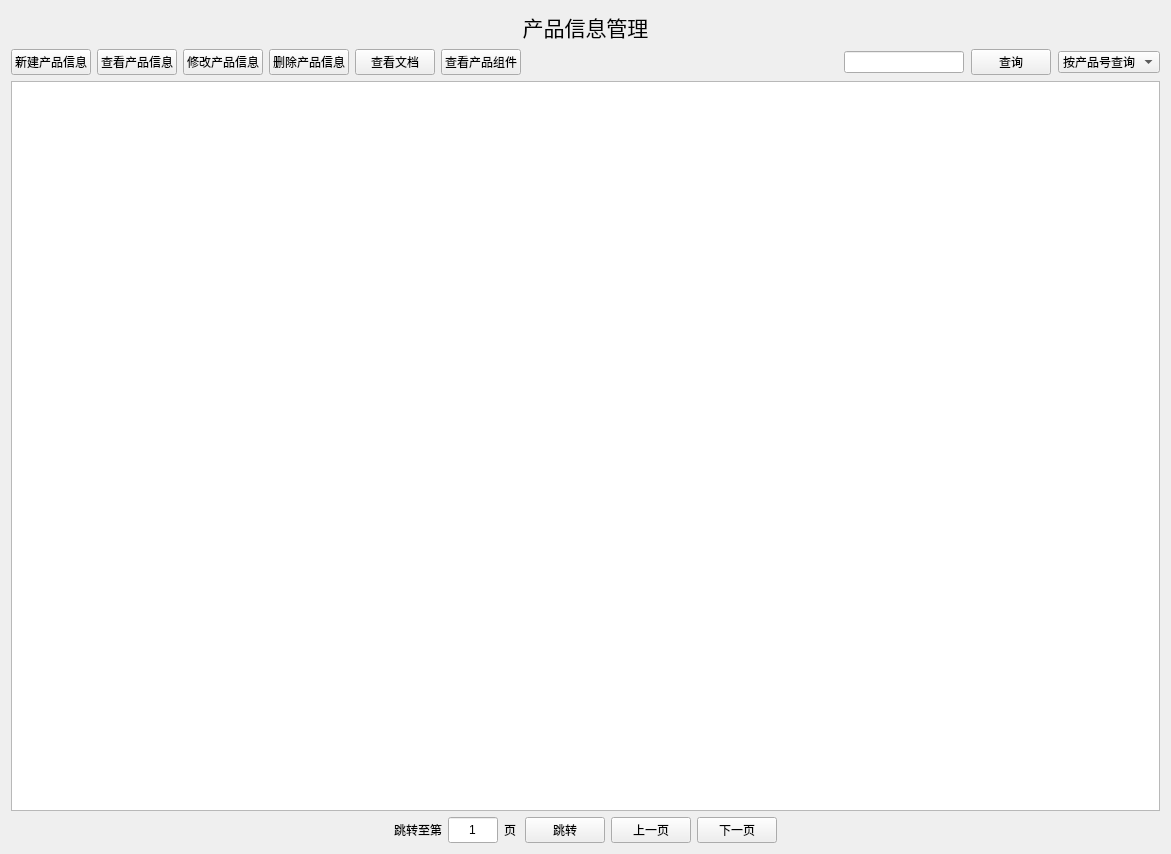
<?xml version="1.0" encoding="UTF-8"?>
<ui version="4.0">
 <class>Form</class>
 <widget class="QWidget" name="Form">
  <property name="geometry">
   <rect>
    <x>0</x>
    <y>0</y>
    <width>1171</width>
    <height>854</height>
   </rect>
  </property>
  <property name="windowTitle">
   <string>Form</string>
  </property>
  <layout class="QVBoxLayout" name="verticalLayout">
   <item>
    <widget class="QLabel" name="label">
     <property name="font">
      <font>
       <pointsize>16</pointsize>
      </font>
     </property>
     <property name="text">
      <string>产品信息管理</string>
     </property>
     <property name="alignment">
      <set>Qt::AlignCenter</set>
     </property>
     <property name="margin">
      <number>20</number>
     </property>
    </widget>
   </item>
   <item>
    <layout class="QHBoxLayout" name="horizontalLayout_3">
     <item>
      <layout class="QHBoxLayout" name="horizontalLayout_5">
       <item>
        <widget class="QPushButton" name="addProductButton">
         <property name="text">
          <string>新建产品信息</string>
         </property>
        </widget>
       </item>
       <item>
        <widget class="QPushButton" name="selectProductButton">
         <property name="text">
          <string>查看产品信息</string>
         </property>
        </widget>
       </item>
       <item>
        <widget class="QPushButton" name="alterProductButton">
         <property name="text">
          <string>修改产品信息</string>
         </property>
        </widget>
       </item>
      </layout>
     </item>
     <item>
      <widget class="QPushButton" name="deleteProductButton">
       <property name="text">
        <string>删除产品信息</string>
       </property>
      </widget>
     </item>
     <item>
      <widget class="QPushButton" name="documentButton">
       <property name="text">
        <string>查看文档</string>
       </property>
      </widget>
     </item>
     <item>
      <widget class="QPushButton" name="pushButton">
       <property name="text">
        <string>查看产品组件</string>
       </property>
      </widget>
     </item>
     <item>
      <spacer name="horizontalSpacer">
       <property name="orientation">
        <enum>Qt::Horizontal</enum>
       </property>
       <property name="sizeHint" stdset="0">
        <size>
         <width>40</width>
         <height>20</height>
        </size>
       </property>
      </spacer>
     </item>
     <item>
      <layout class="QHBoxLayout" name="horizontalLayout">
       <property name="spacing">
        <number>7</number>
       </property>
       <item>
        <widget class="QLineEdit" name="searchEdit">
         <property name="maximumSize">
          <size>
           <width>500</width>
           <height>16777215</height>
          </size>
         </property>
        </widget>
       </item>
       <item>
        <widget class="QPushButton" name="searchButton">
         <property name="text">
          <string>查询</string>
         </property>
        </widget>
       </item>
       <item>
        <widget class="QComboBox" name="comboBox">
         <property name="currentIndex">
          <number>0</number>
         </property>
         <item>
          <property name="text">
           <string>按产品号查询</string>
          </property>
         </item>
         <item>
          <property name="text">
           <string>按产品名查询</string>
          </property>
         </item>
         <item>
          <property name="text">
           <string>按批次号查询</string>
          </property>
         </item>
        </widget>
       </item>
      </layout>
     </item>
    </layout>
   </item>
   <item>
    <widget class="QTableView" name="tableView"/>
   </item>
   <item>
    <layout class="QHBoxLayout" name="horizontalLayout_4">
     <item>
      <spacer name="horizontalSpacer_2">
       <property name="orientation">
        <enum>Qt::Horizontal</enum>
       </property>
       <property name="sizeHint" stdset="0">
        <size>
         <width>40</width>
         <height>20</height>
        </size>
       </property>
      </spacer>
     </item>
     <item>
      <layout class="QHBoxLayout" name="horizontalLayout_2">
       <item>
        <widget class="QLabel" name="label_2">
         <property name="text">
          <string>跳转至第</string>
         </property>
        </widget>
       </item>
       <item>
        <widget class="QLineEdit" name="jumpEdit">
         <property name="maximumSize">
          <size>
           <width>50</width>
           <height>50</height>
          </size>
         </property>
         <property name="text">
          <string>1</string>
         </property>
         <property name="maxLength">
          <number>9999</number>
         </property>
         <property name="alignment">
          <set>Qt::AlignCenter</set>
         </property>
        </widget>
       </item>
       <item>
        <widget class="QLabel" name="totalPageLabel">
         <property name="text">
          <string>页</string>
         </property>
        </widget>
       </item>
       <item>
        <widget class="QPushButton" name="jumpButton">
         <property name="text">
          <string>跳转</string>
         </property>
        </widget>
       </item>
       <item>
        <widget class="QPushButton" name="previousButton">
         <property name="text">
          <string>上一页</string>
         </property>
        </widget>
       </item>
       <item>
        <widget class="QPushButton" name="nextButton">
         <property name="text">
          <string>下一页</string>
         </property>
        </widget>
       </item>
      </layout>
     </item>
     <item>
      <spacer name="horizontalSpacer_3">
       <property name="orientation">
        <enum>Qt::Horizontal</enum>
       </property>
       <property name="sizeHint" stdset="0">
        <size>
         <width>40</width>
         <height>20</height>
        </size>
       </property>
      </spacer>
     </item>
    </layout>
   </item>
  </layout>
 </widget>
 <resources/>
 <connections/>
</ui>
